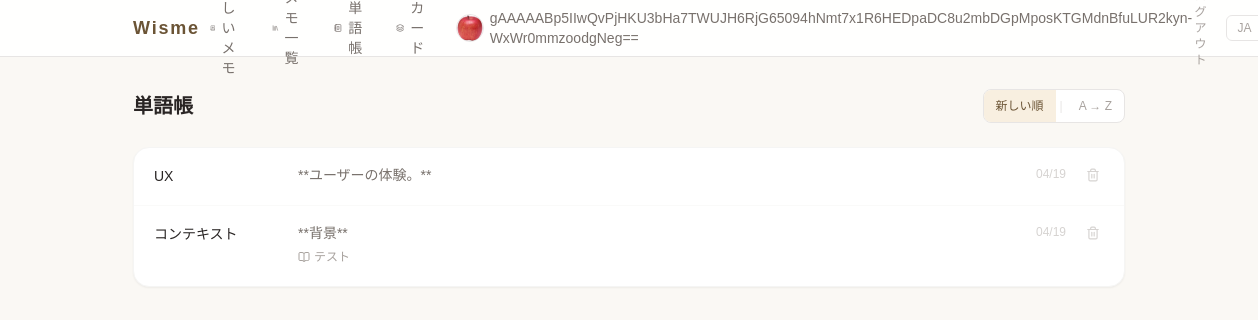
Before: /wisme/words/ (signed in) with the older database file.
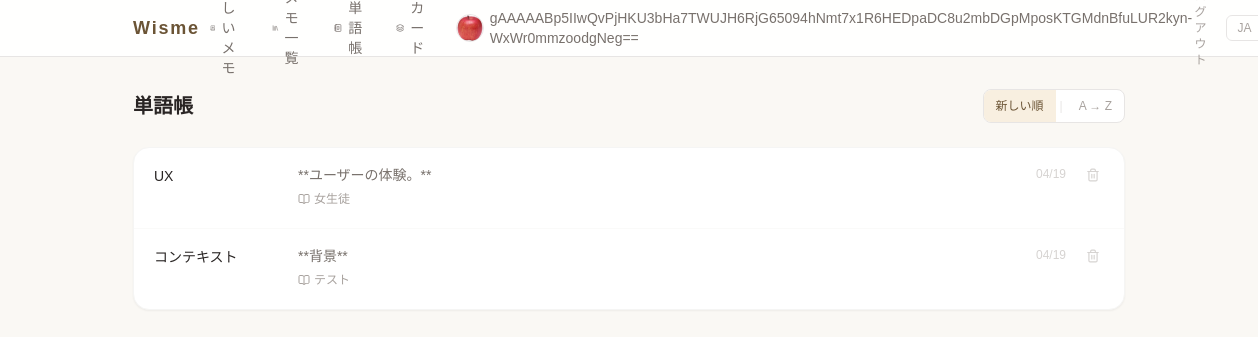
After: the same page with the newer database file.
### wisme/models.py (models this page shows, shortened)
class SearchedWord(models.Model):
    owner = models.ForeignKey(
        settings.AUTH_USER_MODEL,
        on_delete=models.CASCADE,
        null=True,
        blank=True,
        verbose_name=_("オーナー"),
    )
    note = models.ForeignKey(
        Page,
        on_delete=models.CASCADE,
        related_name='words',
        null = True,
        blank = True,
        verbose_name=_("関連メモ")
    )
    word = models.CharField(max_length=100, db_index=True, verbose_name=_("意味を知りたい単語"))
    meaning = models.TextField(verbose_name=_("意味"))
    created_at = models.DateTimeField(auto_now_add=True, verbose_name=_("検索日時"))

class Page(models.Model):
    id = models.UUIDField(primary_key=True,
                          default = uuid.uuid4,editable=False,verbose_name="Id")
    owner = models.ForeignKey(
        settings.AUTH_USER_MODEL,
        on_delete=models.CASCADE,
        null=True,
        blank=True,
        verbose_name=_("オーナー"),
    )
    title = models.CharField(max_length=100,verbose_name=_("タイトル"))
    thoughts = models.TextField(max_length=1000,blank=True,verbose_name=_("このドキュメントを読んだ感想(空欄可)"))
    page_date = models.DateField(verbose_name=_("日付"))
    picture = models.ImageField(upload_to="wisme/picture/",blank = True,null = True,verbose_name=_("写真"))
    image_url = models.URLField(max_length=500, null=True, blank=True, verbose_name=_("サムネイルURL"))
    created_at = models.DateTimeField(auto_now_add = True,verbose_name=_("作成日時"))
    update_at = models.DateTimeField(auto_now = True,verbose_name=_("更新日時"))

### wisme/views.py (the view)
class WordListView(LoginRequiredMixin, ListView):
    model = SearchedWord
    template_name = 'wisme/word_list.html'
    context_object_name = 'words'
    def get_queryset(self):
        qs = SearchedWord.objects.filter(owner=self.request.user).select_related('note')
        if self.request.GET.get('sort') == 'alpha':
            return qs.order_by('word')
        return qs.order_by('-created_at')

### templates/wisme/word_list.html (shortened to what this page needs)
{% extends "base/wisme_base.html" %}
{% load i18n %}
{% block body %}
<div class="flex items-center justify-between mb-6">
    <h1 class="text-xl font-semibold text-stone-800">{% trans "単語帳" %}</h1>
    <div class="flex items-center gap-1 text-xs text-stone-400 bg-white border border-stone-200 rounded-lg overflow-hidden">
        <a href="?sort=created_at"
           class="px-3 py-2 hover:bg-accent-50 transition-colors {% if not request.GET.sort or request.GET.sort == 'created_at' %}bg-accent-50 text-accent-700 font-medium{% endif %}">
            {% trans "新しい順" %}
        </a>
        <span class="text-stone-200">|</span>
        <a href="?sort=alpha"
           class="px-3 py-2 hover:bg-accent-50 transition-colors {% if request.GET.sort == 'alpha' %}bg-accent-50 text-accent-700 font-medium{% endif %}">
            A → Z
        </a>
    </div>
</div>
{% if words %}
<div class="bg-white rounded-2xl border border-stone-100 shadow-sm divide-y divide-stone-50">
    {% for word in words %}
    <div class="px-5 py-4 flex gap-4 items-start hover:bg-stone-50/50 transition-colors">
        <div class="w-32 shrink-0">
            <span class="font-medium text-stone-800 text-sm">{{ word.word }}</span>
        </div>
        <div class="flex-1 min-w-0">
            <p class="text-sm text-stone-500 leading-relaxed">{{ word.meaning }}</p>
            {% if word.note %}
            <a href="{% url 'wisme:page_detail' word.note.id %}"
               class="mt-1 inline-flex items-center gap-1 text-xs text-stone-400 hover:text-stone-600 transition-colors">
                <i data-lucide="book-open" class="w-3 h-3"></i>
                {{ word.note.title }}
            </a>
            {% endif %}
        </div>
        <span class="text-xs text-stone-300 shrink-0 pt-0.5">{{ word.created_at|date:"m/d" }}</span>
        <form method="post" action="{% url 'wisme:word_delete' word.pk %}">
            <button type="submit"
                    class="text-stone-300 hover:text-red-400 transition-colors p-1 rounded"
                    title="{% trans '削除' %}">
                <i data-lucide="trash-2" class="w-3.5 h-3.5"></i>
            </button>
        </form>
    </div>
    {% endfor %}
</div>
{% else %}
<div class="text-center py-20 text-stone-400">
    <i data-lucide="notebook-text" class="w-12 h-12 mx-auto mb-4 opacity-30"></i>
    <p class="text-sm">{% trans "まだ単語が登録されていません。" %}</p>
    <p class="text-xs mt-1">{% trans "メモ作成中に単語を調べると、ここに保存されます。" %}</p>
</div>
{% endif %}
{% endblock %}

Changed rows visible on the page:
changed SearchedWord "UX": note (not shown) → "女生徒"
